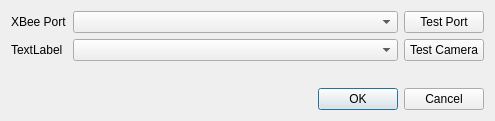
<?xml version="1.0" encoding="UTF-8"?>
<ui version="4.0">
 <class>SettingsForm</class>
 <widget class="QDialog" name="SettingsForm">
  <property name="geometry">
   <rect>
    <x>0</x>
    <y>0</y>
    <width>495</width>
    <height>121</height>
   </rect>
  </property>
  <property name="windowTitle">
   <string>Dialog</string>
  </property>
  <layout class="QVBoxLayout" name="verticalLayout">
   <item>
    <layout class="QFormLayout" name="formLayout">
     <property name="fieldGrowthPolicy">
      <enum>QFormLayout::AllNonFixedFieldsGrow</enum>
     </property>
     <item row="0" column="0">
      <widget class="QLabel" name="label">
       <property name="text">
        <string>XBee Port</string>
       </property>
      </widget>
     </item>
     <item row="0" column="1">
      <layout class="QHBoxLayout" name="horizontalLayout">
       <item>
        <widget class="QComboBox" name="xbeePortCombo">
         <property name="sizePolicy">
          <sizepolicy hsizetype="Expanding" vsizetype="Fixed">
           <horstretch>0</horstretch>
           <verstretch>0</verstretch>
          </sizepolicy>
         </property>
        </widget>
       </item>
       <item>
        <widget class="QPushButton" name="testPortButton">
         <property name="text">
          <string>Test Port</string>
         </property>
        </widget>
       </item>
      </layout>
     </item>
     <item row="1" column="0">
      <widget class="QLabel" name="label_2">
       <property name="text">
        <string>TextLabel</string>
       </property>
      </widget>
     </item>
     <item row="1" column="1">
      <layout class="QHBoxLayout" name="horizontalLayout_2">
       <item>
        <widget class="QComboBox" name="cameraPortCombo">
         <property name="sizePolicy">
          <sizepolicy hsizetype="Expanding" vsizetype="Fixed">
           <horstretch>0</horstretch>
           <verstretch>0</verstretch>
          </sizepolicy>
         </property>
        </widget>
       </item>
       <item>
        <widget class="QPushButton" name="testCameraButton">
         <property name="text">
          <string>Test Camera</string>
         </property>
        </widget>
       </item>
      </layout>
     </item>
    </layout>
   </item>
   <item>
    <widget class="QDialogButtonBox" name="buttonBox">
     <property name="orientation">
      <enum>Qt::Horizontal</enum>
     </property>
     <property name="standardButtons">
      <set>QDialogButtonBox::Cancel|QDialogButtonBox::Ok</set>
     </property>
    </widget>
   </item>
  </layout>
 </widget>
 <resources/>
 <connections>
  <connection>
   <sender>buttonBox</sender>
   <signal>accepted()</signal>
   <receiver>SettingsForm</receiver>
   <slot>accept()</slot>
   <hints>
    <hint type="sourcelabel">
     <x>248</x>
     <y>254</y>
    </hint>
    <hint type="destinationlabel">
     <x>157</x>
     <y>274</y>
    </hint>
   </hints>
  </connection>
  <connection>
   <sender>buttonBox</sender>
   <signal>rejected()</signal>
   <receiver>SettingsForm</receiver>
   <slot>reject()</slot>
   <hints>
    <hint type="sourcelabel">
     <x>316</x>
     <y>260</y>
    </hint>
    <hint type="destinationlabel">
     <x>286</x>
     <y>274</y>
    </hint>
   </hints>
  </connection>
 </connections>
</ui>
